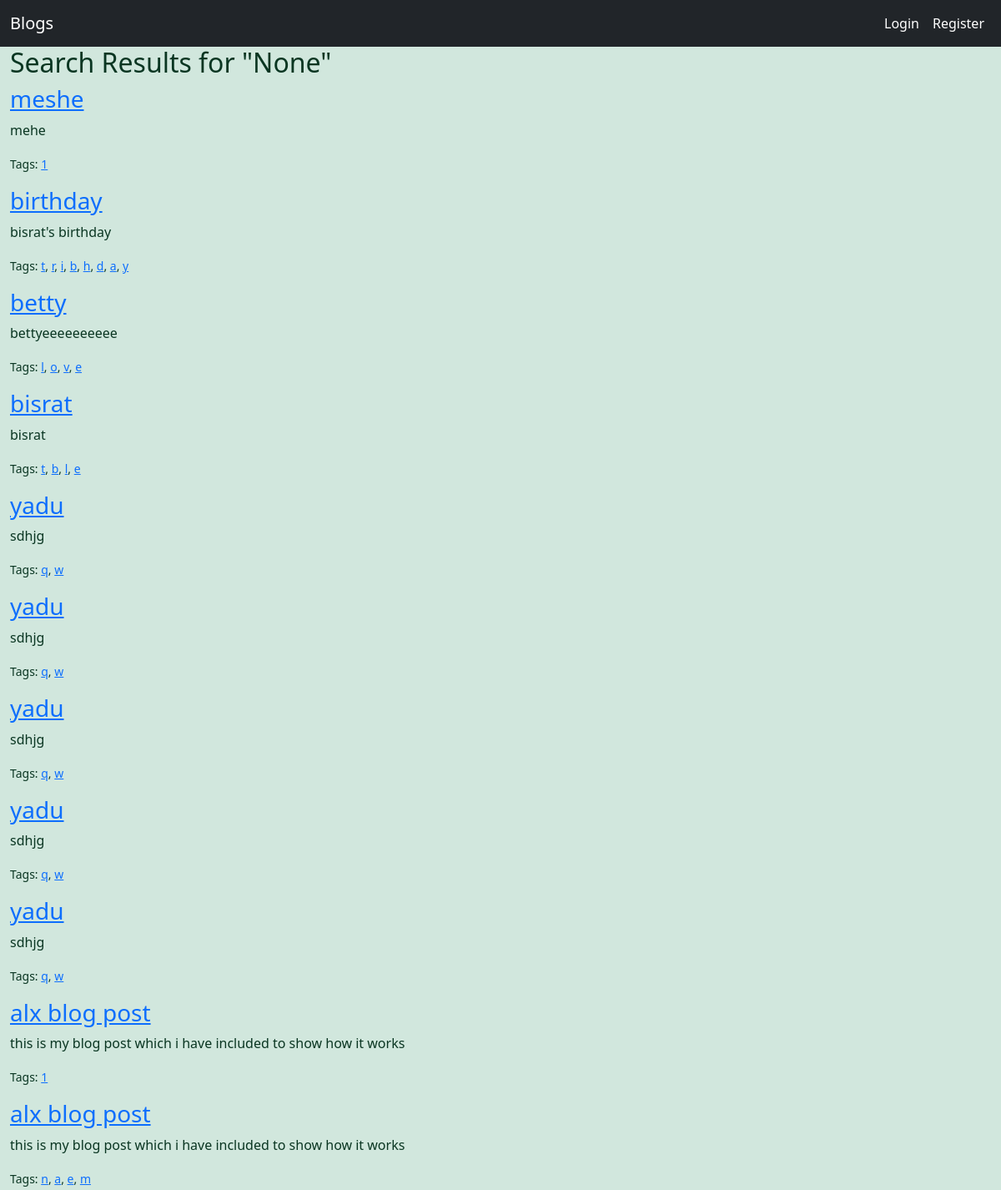
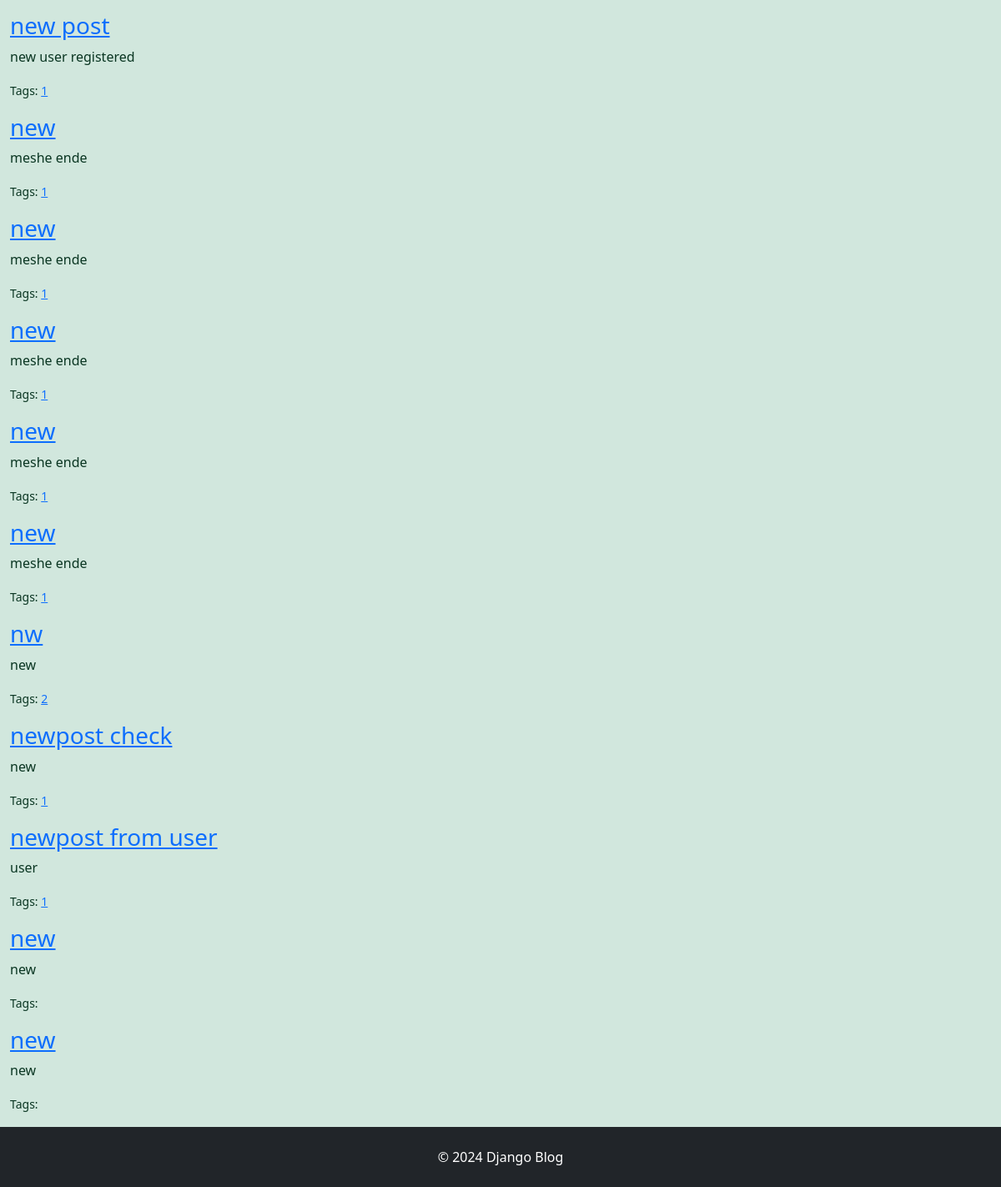
The app's page /search/ with its own data (2 pictures, top to bottom).
### blog/models.py (models this page shows)
class Post(models.Model):
  tags =  TaggableManager()
  title = models.CharField(max_length=200)
  content = models.TextField()
  published_date = models.DateTimeField(auto_now_add=True)
  author = models.ForeignKey('auth.User', on_delete=models.CASCADE)
  created_at = models.DateTimeField(auto_now=True)

### blog/views.py (the view)
# urls.py: path('search/', views.search, name='search'),
def search(request):
    query = request.GET.get('q')  # Get search term from query parameters
    if query:
        posts = Post.objects.filter(
            Q(title__icontains=query) |  # Filter posts where the title contains the query
            Q(content__icontains=query) |  # Filter posts where the content contains the query
            Q(tags__name__icontains=query)  # Filter posts where the tag contains the query (using taggit)
        ).distinct()  # `distinct()` ensures no duplicates if multiple conditions match
    else:
        posts = Post.objects.all()  # If no query, return all posts
    return render(request, 'blog/search_results.html', {'posts': posts, 'query': query})

### blog/templates/blog/search_results.html
{% extends 'blog/base.html' %}
{% block content %}
  <h2>Search Results for "{{ query }}"</h2>
  {% if posts %}
    {% for post in posts %}
      <div class="post">
        <h3><a href="{% url 'post_detail' post.pk %}">{{ post.title }}</a></h3>
        <p>{{ post.content|truncatewords:30 }}</p>
        <p><small>Tags:
          {% for tag in post.tags.all %}
            <a href="{% url 'tag_posts' tag.name %}">{{ tag.name }}</a>{% if not forloop.last %}, {% endif %}
          {% endfor %}
        </small></p>
      </div>
    {% endfor %}
  {% else %}
    <p>No posts found.</p>
  {% endif %}
{% endblock %}

### records on screen
Post: title "meshe", content "mehe"
Tag: name "1"
Post: title "birthday", content "bisrat's birthday"
Tag: name "t"
Tag: name "r"
Tag: name "i"
Tag: name "b"
Tag: name "h"
Tag: name "d"
Tag: name "a"
Tag: name "y"
Post: title "betty", content "bettyeeeeeeeeee"
Tag: name "l"
Tag: name "o"
Tag: name "v"
Tag: name "e"
Post: title "bisrat", content "bisrat"
Post: title "yadu", content "sdhjg"
Tag: name "q"
Tag: name "w"
Post: title "yadu", content "sdhjg"
Post: title "yadu", content "sdhjg"
Post: title "yadu", content "sdhjg"
Post: title "yadu", content "sdhjg"
Post: title "alx blog post", content "this is my blog post which i have included to show how it works"
Post: title "alx blog post", content "this is my blog post which i have included to show how it works"
Tag: name "n"
Tag: name "m"
Post: title "new post", content "new user registered"
Post: title "new", content "meshe ende"
Post: title "new", content "meshe ende"
Post: title "new", content "meshe ende"
Post: title "new", content "meshe ende"
Post: title "new", content "meshe ende"
Post: title "nw", content "new"
Tag: name "2"
Post: title "newpost check", content "new"
Post: title "newpost from user", content "user"
Post: title "new", content "new"
Post: title "new", content "new"

### other values on screen
{{ query }} "None"
